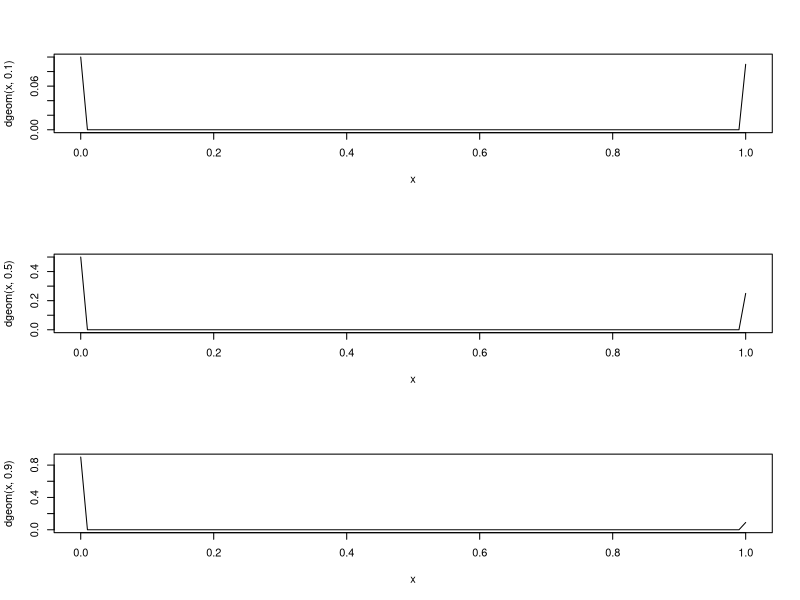
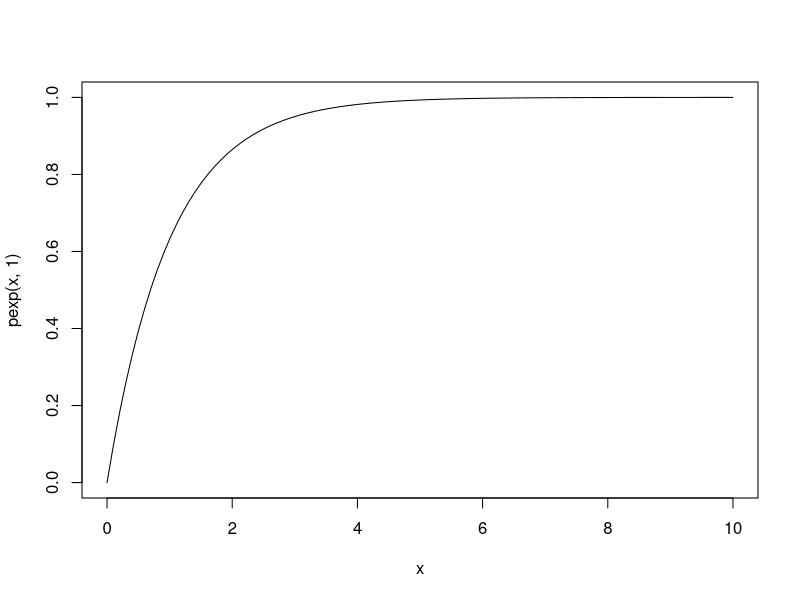
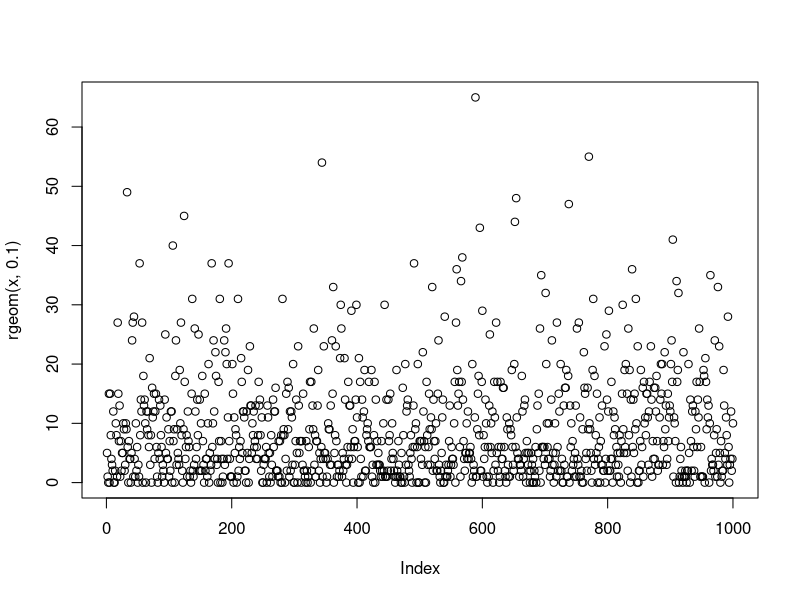
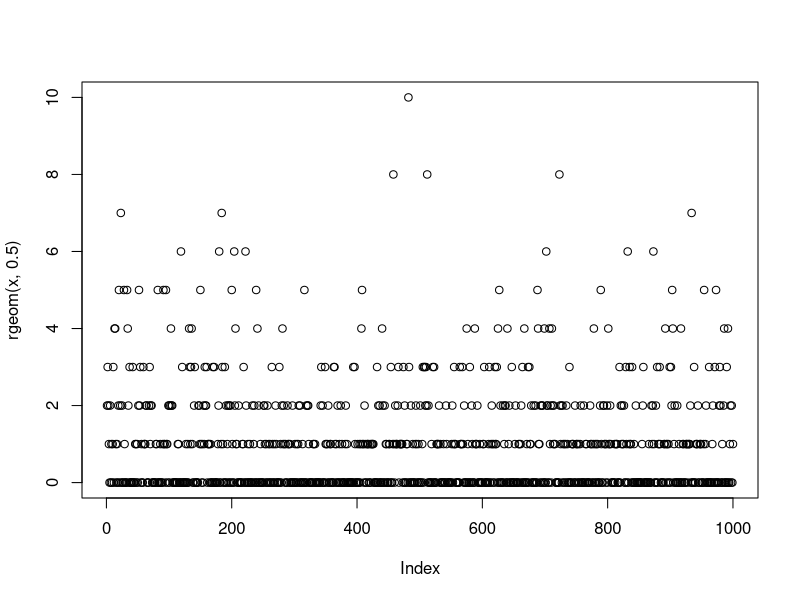
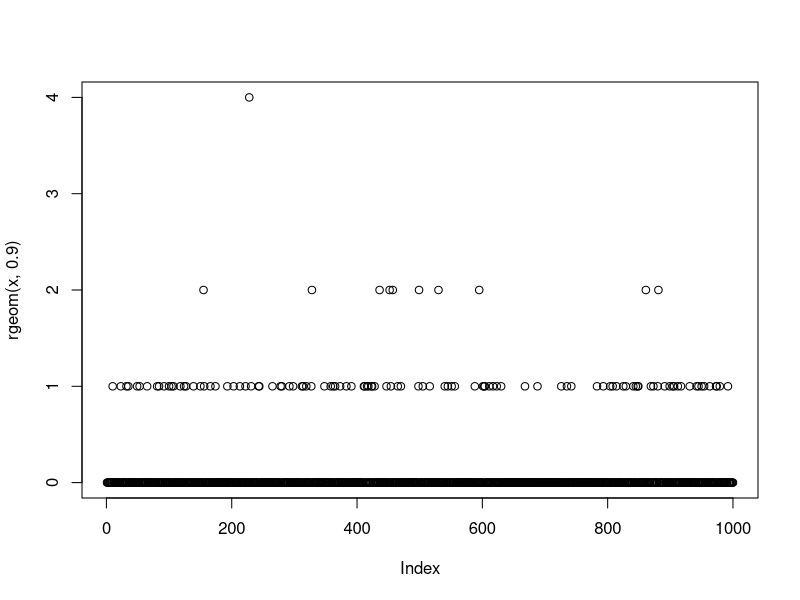

The R source for these figures, in order:
# density of geo. the variable x means the length of goods still can use.
# dgeom menas the length of time unit. 
par(mfrow=c(3,1))
x = seq(0, 1, length.out = 100)
plot(x, dgeom(x, 0.1), type="l")
plot(x, dgeom(x, 0.5), type="l")
plot(x, dgeom(x, 0.9), type="l")

# the possibility is the acculunation of density.
par(mfrow=c(1,1))
x = seq(0, 10, length.out = 100)
plot(x, pexp(x, 1), type="l")

# the experiment continue until one time success. the only parameter means number of observation.
x = 1000
plot(rgeom(x, 0.1))
plot(rgeom(x, 0.5))
plot(rgeom(x, 0.9))

# 
